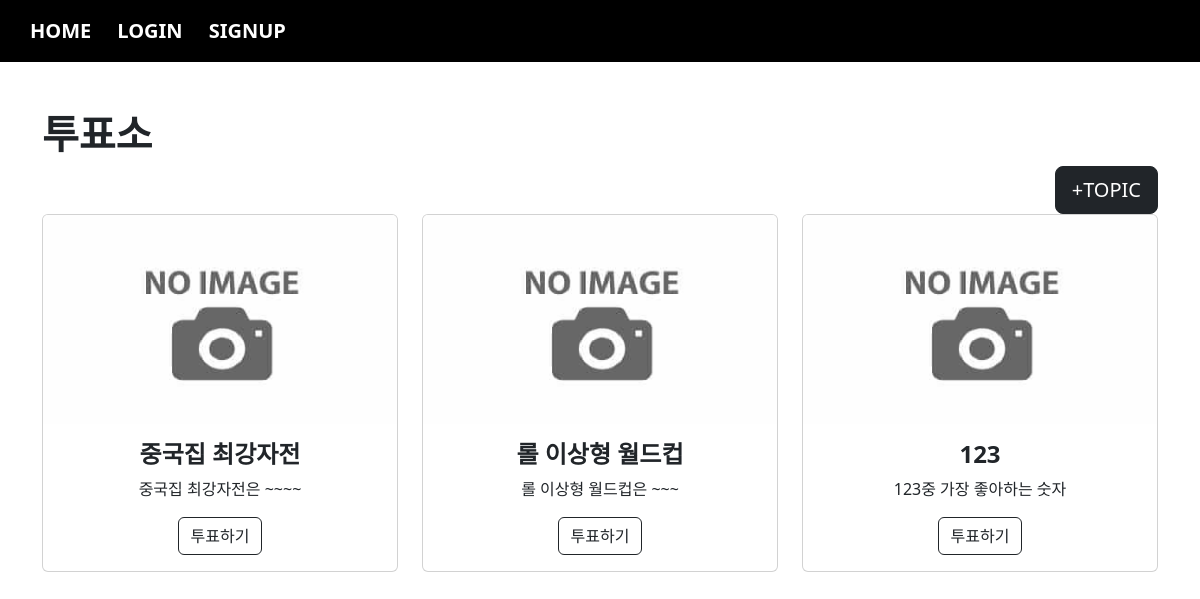
Page /vote/index/ on the committed database.
### vote/models.py (models this page shows, shortened)
class Topic(models.Model):
    subject = models.CharField(max_length=100)
    maker = models.ForeignKey(User, on_delete=models.CASCADE, related_name="maker")
    content = models.TextField()
    voter = models.ManyToManyField(User, blank=True, related_name="voter")

### vote/views.py (the view)
# urls.py: path('index/', views.index, name="index"),
def index(request):
    t = Topic.objects.all()
    context = {
        "tset" : t
    }
    return render(request, "vote/index.html", context)

### acc/models.py (called while the page is built)
    def getpic(self):
        if self.pic:
            return self.pic.url
        return "/media/noimage.png"

### templates/vote/index.html (shortened to what this page needs)
{% extends 'base.html' %}
{% block con %}
    <h1><b>투표소</b></h1>
    <div class="text-end">
        <a href="{% url 'vote:create' %}" class="btn btn-dark btn-lg">+TOPIC</a>
    </div>
    <div class="row">
        {% for i in tset %}
        <div class="col-sm-4">
            <div class="card text-center">
                <img src="{{ i.maker.getpic }}" class="card-img-top" alt="...">
                <div class="card-body" {% if user in i.voter.all %} style="background-color: rgb(250, 235, 215);" {% endif %}>
                    <h4 class="card-title"><b>{{i.subject}}</b></h4>
                    <p class="card-text">{{i.content|truncatewords:4}}</p>
                    <a href="{% url 'vote:detail' i.id %}" class="btn btn-outline-dark">
                        투표하기
                    </a>
                </div>
            </div>
        </div>
        {% endfor %}
    </div>
{% endblock %}

### templates/base.html (shortened to what this page needs)
<!doctype html>
<html lang="en">
    <head>
        <link href="https://cdn.jsdelivr.net/npm/bootstrap@5.2.2/dist/css/bootstrap.min.css" rel="stylesheet">
    </head>
    <body>
        {% if user.is_authenticated %}
            <nav class="navbar navbar-expand-lg navbar-dark" style="background-color: rgb(0, 0, 0);">
                <div class="container-fluid">
                    <button class="navbar-toggler" type="button" data-bs-toggle="collapse" data-bs-target="#navbarSupportedContent" aria-controls="navbarSupportedContent" aria-expanded="false" aria-label="Toggle navigation">
                        <span class="navbar-toggler-icon"></span>
                    </button>
                    <div class="collapse navbar-collapse" id="navbarSupportedContent">
                        <ul class="navbar-nav me-auto mb-2 mb-lg-0">
                            <li class="nav-item">
                                <a class="nav-link active" aria-current="page" href="{% url 'acc:index' %}">HOME</a>
                            </li>
                            <li class="nav-item">
                                <a class="nav-link active" aria-current="page" href="{% url 'board:index' %}">BOARD</a>
                            </li>
                            <li class="nav-item">
                                <a class="nav-link active" aria-current="page" href="{% url 'vote:index' %}">VOTE</a>
                            </li>
                            <li class="nav-item">
                                <a class="nav-link active" aria-current="page" href="{% url 'book:index' %}">BOOK</a>
                            </li>
                            <li class="nav-item">
                                <a class="nav-link active" aria-current="page" href="{% url 'trans:index' %}?fr=en&to=ko">TRANS</a>
                            </li>
                            <li class="nav-item">
                                <a class="nav-link active" aria-current="page" href="{% url 'tts:index' %}">TTS</a>
                            </li>
                            <li class="nav-item dropdown">
                                <a class="nav-link dropdown-toggle" href="#" role="button" data-bs-toggle="dropdown" aria-expanded="false">
                                    {{ user }}
                                </a>
                                <ul class="dropdown-menu">
                                    <li><a class="dropdown-item" href="{% url 'acc:profile' %}">PROFILE</a></li>
                                    <li><hr class="dropdown-divider"></li>
                                    <li><a class="dropdown-item" href="{% url 'acc:logout' %}">LOGOUT</a></li>
                                </ul>
                            </li>
                        </ul>
                    </div>
                </div>
            </nav>
        {% else %}
            <nav class="navbar navbar-expand-lg navbar-dark" style="background-color: rgb(0, 0, 0);">
                <div class="container-fluid">
                    <div class="collapse navbar-collapse" id="navbarSupportedContent">
                        <ul class="navbar-nav me-auto mb-2 mb-lg-0">
                            <li class="nav-item">
                                <a class="nav-link active" aria-current="page" href="#">HOME</a>
                            </li>
                            <li class="nav-item">
                                <a class="nav-link active" aria-current="page" href="{% url 'acc:login' %}">LOGIN</a>
                            </li>
                            <li class="nav-item">
                                <a class="nav-link active" aria-current="page" href="{% url 'acc:signup' %}">SIGNUP</a>
                            </li>
                        </ul>
                    </div>
                </div>
            </nav>
        {% endif %}
        <div class="container mt-5 mb-5">
            {% block con %}
            {% endblock %}
        </div>
    </body>
</html>

### templates/base.html (style rules this page uses)
.nav-item { font-size: 20px; font-weight: bold; margin-left: 10px; }

### rows in the picture
Topic: subject "중국집 최강자전", content "중국집 최강자전은 ~~~~"
Topic: subject "롤 이상형 월드컵", content "롤 이상형 월드컵은 ~~~"
Topic: subject "123", content "123중 가장 좋아하는 숫자"
